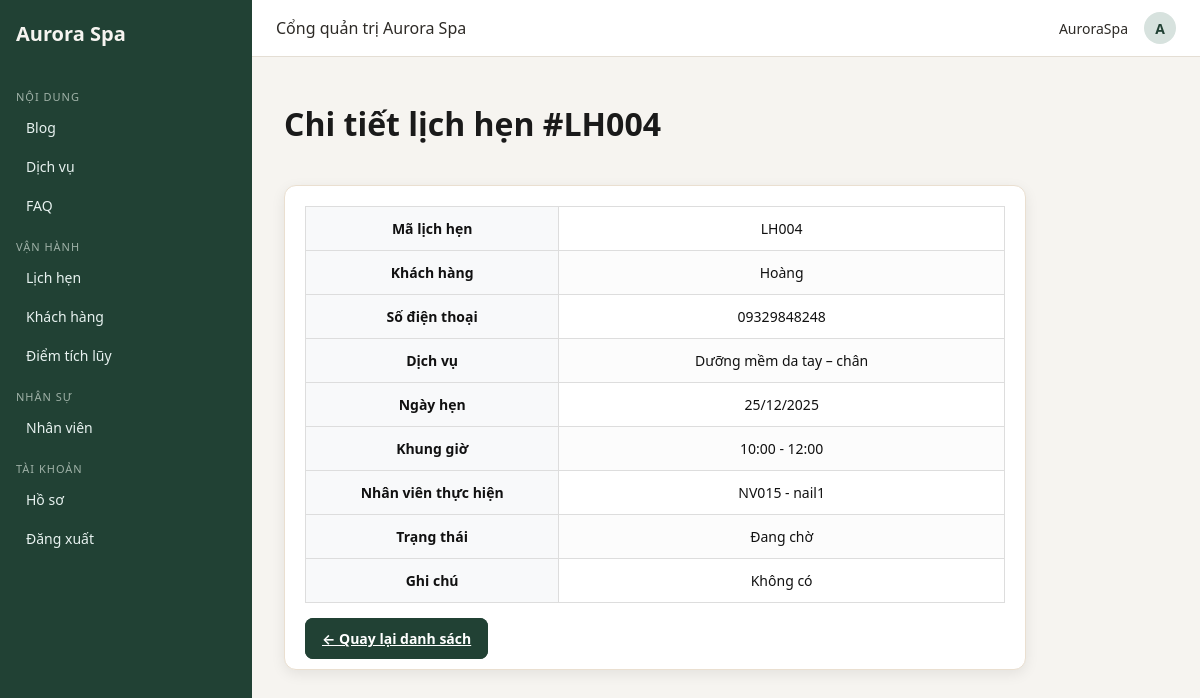
The page /staff/appointments/LH004/ (signed in) on the database its author committed.
### aurora/models.py (models this page shows, shortened)
class LichHen(models.Model):
    TRANG_THAI_CHOICES = [
        ('Đang chờ', 'Đang chờ'),
        ('Đang thực hiện', 'Đang thực hiện'),
        ('Hoàn thành', 'Hoàn thành'),
        ('Đã hủy', 'Đã hủy'),
    ]
    MaLichHen = models.CharField(
        max_length=5,
        primary_key=True,
        validators=[MinLengthValidator(5)],
        help_text="Mã định danh duy nhất cho từng lịch hẹn (LH001, LH002,...)"
    )
    HoTen = models.CharField("Họ và tên", max_length=100,null=True, blank=True)
    Email = models.EmailField("Email",null=True, blank=True)
    DienThoai = models.CharField("SĐT di động", max_length=15,null=True, blank=True)
    DanhMucDichVu = models.ForeignKey('DanhMucDichVu', on_delete=models.PROTECT, null=True, blank=True)
    DichVu = models.ForeignKey('DichVu', on_delete=models.PROTECT, related_name='lichhen_dichvu', null=True,
    blank=True)
    NgayHen = models.DateField("Ngày đặt")
    KhungGio = models.ForeignKey('KhungGio', on_delete=models.PROTECT, related_name='lichhen_khunggio', null=True, blank=True)
    NhanVienThucHien = models.ForeignKey(
        'NhanVien',
        on_delete=models.SET_NULL,
        null=True,
        blank=True,
        related_name='lichhen_thuchien',
        verbose_name="Nhân viên thực hiện"
    )
    MaGiamGia = models.CharField("Mã giảm giá", max_length=20, blank=True, null=True)
    TrangThai = models.CharField("Trạng thái", max_length=25, choices=TRANG_THAI_CHOICES, default='Đang chờ')
    LyDo = models.CharField("Lý Do", max_length=255, blank=True, null=True)
    user = models.ForeignKey(
        User,
        on_delete=models.CASCADE,  # nếu xóa user thì xóa luôn lịch hẹn của họ
        related_name='KhachHang_LichHen',
        null=True,
        blank=True
    )
    class Meta:
        db_table = 'LichHen'
        verbose_name = 'Lịch Hẹn'
        verbose_name_plural = 'Lịch Hẹn'

class DichVu(models.Model):
    MaDichVu = models.CharField(
        max_length=5,
        primary_key=True,
        validators=[MinLengthValidator(5)],
        help_text="Mã định danh duy nhất cho từng dịch vụ (VD: DV001, DV002, ...)"
    )
    MaDanhMuc = models.ForeignKey(
        DanhMucDichVu,
        on_delete=models.CASCADE,
        db_column='MaDanhMuc',
        help_text="Khóa ngoại liên kết đến bảng DanhMucDichVu (MaDanhMuc)"
    )
    TenDichVu = models.CharField(
        max_length=200,
        null=False,
        help_text="Tên dịch vụ Spa (VD: 'Massage đá nóng', 'Trị mụn chuyên sâu')"
    )
    GiaTien = models.DecimalField(
        max_digits=12,
        decimal_places=0,
        help_text="Giá tiền dịch vụ (VNĐ)",
        default=0
    )
    MoTa = RichTextField()
    TrangThaiHienThi = models.BooleanField(
        default=True,
        help_text="Trạng thái hiển thị dịch vụ (1 = đang kinh doanh, 0 = tạm ẩn)"
    )
    HinhAnh = models.ImageField(upload_to='dichvu/', blank=True, null=True)
    class Meta:
        db_table = 'DichVu'
        verbose_name = 'Dịch Vụ'
        verbose_name_plural = 'Dịch Vụ'

class KhungGio(models.Model):
    MaKhungGio = models.CharField(
        max_length=5,
        primary_key=True,
        validators=[MinLengthValidator(5)],
        help_text="Mã định danh duy nhất cho khung giờ (VD: KG001, KG002, ...)"
    )
    GioBatDau = models.TimeField(
        null=False,
        help_text="Giờ bắt đầu khung giờ (HH:MM:SS)"
    )
    GioKetThuc = models.TimeField(
        null=False,
        help_text="Giờ kết thúc khung giờ (HH:MM:SS)"
    )
    class Meta:
        db_table = 'KhungGio'
        ordering = ['GioBatDau']
    def __str__(self):
        return f"{self.GioBatDau.strftime('%H:%M')} - {self.GioKetThuc.strftime('%H:%M')}"

class NhanVien(models.Model):
    ROLE_CHOICES = [
        ('MANAGER', 'Quản lý'),
        ('CONTENT', 'Nhân viên nội dung'),
        ('RECEPTION', 'Nhân viên lễ tân'),
        ('STAFF', 'Chuyên viên'),
    ]
    NHOM_CHUYEN_VIEN_CHOICES = [
        ('DA_MAT', 'Chăm sóc da mặt'),
        ('MASSAGE', 'Massage thư giãn'),
        ('NAIL', 'Chăm sóc tay và chân'),
        ('TOAN_THAN', 'Liệu trình làm đẹp toàn thân'),
    ]
    NhomChuyenVien = models.CharField(
        max_length=20,
        choices=NHOM_CHUYEN_VIEN_CHOICES,
        blank=True,
        null=True,
        help_text="Nhóm chuyên môn của chuyên viên"
    )
    VaiTro = models.CharField(max_length=20, choices=ROLE_CHOICES, default='RECEPTION')
    user = models.OneToOneField(User, on_delete=models.CASCADE, null=True, blank=True)
    MaNhanVien = models.CharField(max_length=5, primary_key=True, blank=True)
    NgayVaoLam = models.DateField(auto_now_add=True)
    is_online = models.BooleanField(default=False)
    class Meta:
        db_table = 'NhanVien'
        verbose_name = 'Nhân Viên'
        verbose_name_plural = 'Nhân Viên'

### staffpanel/views.py (the view)
# urls.py: path('appointments/<str:ma_lich_hen>/', views.staff_appointment_detail, name='staff_appointment_detail'),
@reception_required
def staff_appointment_detail(request, ma_lich_hen):
    lh = get_object_or_404(LichHen, MaLichHen=ma_lich_hen)
    return render(request, 'staffpanel/appointment_detail.html', {'lh': lh})

### staffpanel/permissions.py (called while the page is built)
def role_required(*roles):
    def decorator(view_func):
        @wraps(view_func)
        def _wrapped(request, *args, **kwargs):
            if not request.user.is_authenticated:
                return redirect('staff_login')
            try:
                nv = request.user.nhanvien
            except Exception:
                return HttpResponseForbidden("Bạn không phải nhân viên Aurora.")
            if nv.VaiTro in roles or request.user.is_superuser:
                return view_func(request, *args, **kwargs)
            return HttpResponseForbidden("Bạn không có quyền truy cập chức năng này.")
        return _wrapped
    return decorator

### staffpanel/templates/staffpanel/appointment_detail.html (shortened to what this page needs)
{% extends "staffpanel/base.html" %}
{% block content %}
<div class="page-header">
    <h1 class="page-title">Chi tiết lịch hẹn #{{ lh.MaLichHen }}</h1>
</div>
<div class="card appointment-detail-page" style="max-width:700px;">
    <table class="table table-bordered">
        <tr><th>Mã lịch hẹn</th><td>{{ lh.MaLichHen }}</td></tr>
        <tr><th>Khách hàng</th><td>{{ lh.HoTen|default:"-" }}</td></tr>
        <tr><th>Số điện thoại</th><td>{{ lh.DienThoai|default:"-" }}</td></tr>
        <tr><th>Dịch vụ</th><td>{{ lh.DichVu.TenDichVu|default:"-" }}</td></tr>
        <tr><th>Ngày hẹn</th><td>{{ lh.NgayHen|date:"d/m/Y" }}</td></tr>
        <tr><th>Khung giờ</th><td>{{ lh.KhungGio }}</td></tr>
        <tr><th>Nhân viên thực hiện</th><td>{{ lh.NhanVienThucHien.MaNhanVien }} - {{ lh.NhanVienThucHien.user.username|default:"Chưa phân" }}</td></tr>
        <tr><th>Trạng thái</th><td>{{ lh.TrangThai }}</td></tr>
        <tr><th>Ghi chú</th><td>{{ lh.GhiChu|default:"Không có" }}</td></tr>
    </table>
    <div style="margin-top: 24px;">
        <a href="{% url 'staff_appointment_list' %}" class="btn btn-outline">
            <strong>← Quay lại danh sách</strong>
        </a>
    </div>
</div>
{% endblock %}

### staffpanel/templates/staffpanel/base.html (shortened to what this page needs)
{% load static %}
<!DOCTYPE html>
<html lang="vi">
<head>
</head>
<body>
<div class="layout">
    <aside class="sidebar">
        <div class="brand">Aurora Spa</div>
        {% with role=request.user.nhanvien.VaiTro %}
        {% if role == "MANAGER" or role == "CONTENT" %}
            <div class="nav-section-title">Nội dung</div>
            <a href="{% url 'staff_blog_list' %}" class="nav-link {% block nav_blog %}{% endblock %}">Blog</a>
            <a href="{% url 'staff_service_list' %}" class="nav-link {% block nav_service %}{% endblock %}">Dịch vụ</a>
            <a href="{% url 'staff_faq_category_list' %}" class="nav-link {% block nav_faq %}{% endblock %}">FAQ</a>
        {% endif %}
        {% if role == "MANAGER" or role == "RECEPTION" %}
            <div class="nav-section-title">Vận hành</div>
            <a href="{% url 'staff_appointment_list' %}" class="nav-link {% block nav_appointment %}{% endblock %}">Lịch hẹn</a>
            <a href="{% url 'staff_customer_list' %}" class="nav-link {% block nav_customer %}{% endblock %}">Khách hàng</a>
            <a href="{% url 'staff_loyalty_list' %}" class="nav-link {% block nav_loyalty %}{% endblock %}">Điểm tích lũy</a>
        {% endif %}
        {% if role == "MANAGER" %}
            <div class="nav-section-title">Nhân sự</div>
            <a href="{% url 'staff_employee_list' %}" class="nav-link {% block nav_employee %}{% endblock %}">Nhân viên</a>
        {% endif %}
        <div class="nav-section-title">Tài khoản</div>
        <a href="{% url 'staff_profile' %}" class="nav-link">Hồ sơ</a>
        <a href="{% url 'staff_logout' %}" class="nav-link">Đăng xuất</a>
        {% endwith %}
    </aside>
    <div class="main">
        <header class="topbar">
            <div>Cổng quản trị Aurora Spa</div>
            <div class="topbar-right">
                <span>{{ request.user.username }}</span>
                <div class="avatar">{{ request.user.username|first|upper }}</div>
            </div>
        </header>
        <main class="content">
            {% block content %}{% endblock %}
        </main>
    </div>
</div>
</body>
</html>

### staffpanel/templates/staffpanel/base.html (style rules this page uses)
body { margin:0; font-family:system-ui,-apple-system,Segoe UI,Roboto,Helvetica,Arial,sans-serif; background:#f6f4f0; color:#2d2a26; }
.layout { display:flex; min-height:100vh; }
.sidebar { width:220px; background:#214134; color:#f6f4f0; display:flex; flex-direction:column; padding:20px 16px; }
.brand { font-weight:700; font-size:20px; margin-bottom:30px; }
.nav-section-title { font-size:11px; text-transform:uppercase; letter-spacing:1px; color:#9fb1a7; margin:12px 0 6px; }
.nav-link { display:block; padding:8px 10px; border-radius:8px; margin-bottom:4px; font-size:14px; text-decoration:none; color:#e8f2f0; transition:background .2s; }
.main { flex:1; display:flex; flex-direction:column; }
.topbar { height:56px; padding:0 24px; display:flex; align-items:center; justify-content:space-between; background:#fff; border-bottom:1px solid #e4ded4; }
.topbar-right { display:flex; align-items:center; gap:16px; font-size:14px; }
.avatar { width:32px; height:32px; border-radius:999px; background:#d7e2de; display:inline-flex; align-items:center; justify-content:center; font-weight:600; color:#214134; font-size:14px; }
.content { padding:24px 32px 40px; }
.page-header { display:flex; align-items:center; justify-content:space-between; margin-bottom:16px; }
.page-title { font-size: 32px !important; font-weight: 700 !important; color: #1a1a1a !important; margin-bottom: 24px !important; }
.btn { border:none; border-radius:8px; padding:8px 14px; font-size:14px; cursor:pointer; }
.btn-outline { background:transparent; border:1px solid #d6cbbd; color:#4b463c; }
.card { background:#fff; border-radius:12px; border:1px solid #eadfd0; box-shadow:0 4px 18px rgba(0,0,0,.03); padding:16px 20px; }
table { width:100%; border-collapse:collapse; font-size:14px; }
th, td { padding:10px 8px; text-align:left; border-bottom:1px solid #f0e7dc; }
th { font-weight:600; color:#7b6c5d; font-size:13px; }
table { width: 100%; border-collapse: collapse; font-size: 14px; }
table th:first-child, table td:first-child { width: 50px !important; text-align: center !important; padding: 10px 8px !important; }
table th, table td { padding: 12px 10px !important; vertical-align: middle !important; }
table th:last-child, table td:last-child { width: 110px !important; text-align: center !important; }

### staffpanel/templates/staffpanel/appointment_detail.html (style rules this page uses)
.appointment-detail-page table th, .appointment-detail-page table td { color: #111 !important; font-size: 14px !important; padding: 12px 14px !important; vertical-align: middle !important; border: 1px solid #ddd !important; }
.appointment-detail-page table th { background: #f8f9fa; font-weight: 600 !important; width: 35%; text-align: left; }
.appointment-detail-page table tr:nth-child(even) { background: #fcfcfc; }
.appointment-detail-page { padding: 20px; border-radius: 12px; box-shadow: 0 4px 14px rgba(0,0,0,0.08); background: #fff; }
.appointment-detail-page .btn.btn-outline { padding: 10px 16px; border-radius: 8px; border: 1px solid #214134 !important; background-color: #214134 !important; color: #fff !important; font-weight: 600; }

### rows shown on the page
LichHen: MaLichHen "LH004", HoTen "Hoàng", DienThoai "09329848248", DichVu.TenDichVu "Dưỡng mềm da tay – chân", NgayHen "25/12/2025", KhungGio "10:00 - 12:00", NhanVienThucHien.MaNhanVien "NV015", NhanVienThucHien.user.username "nail1", TrangThai "Đang chờ", GhiChu "Không có"

### other values the page prints
{{ request.user.username }} "AuroraSpa"
{{ request.user.username|first|upper }} "A"
